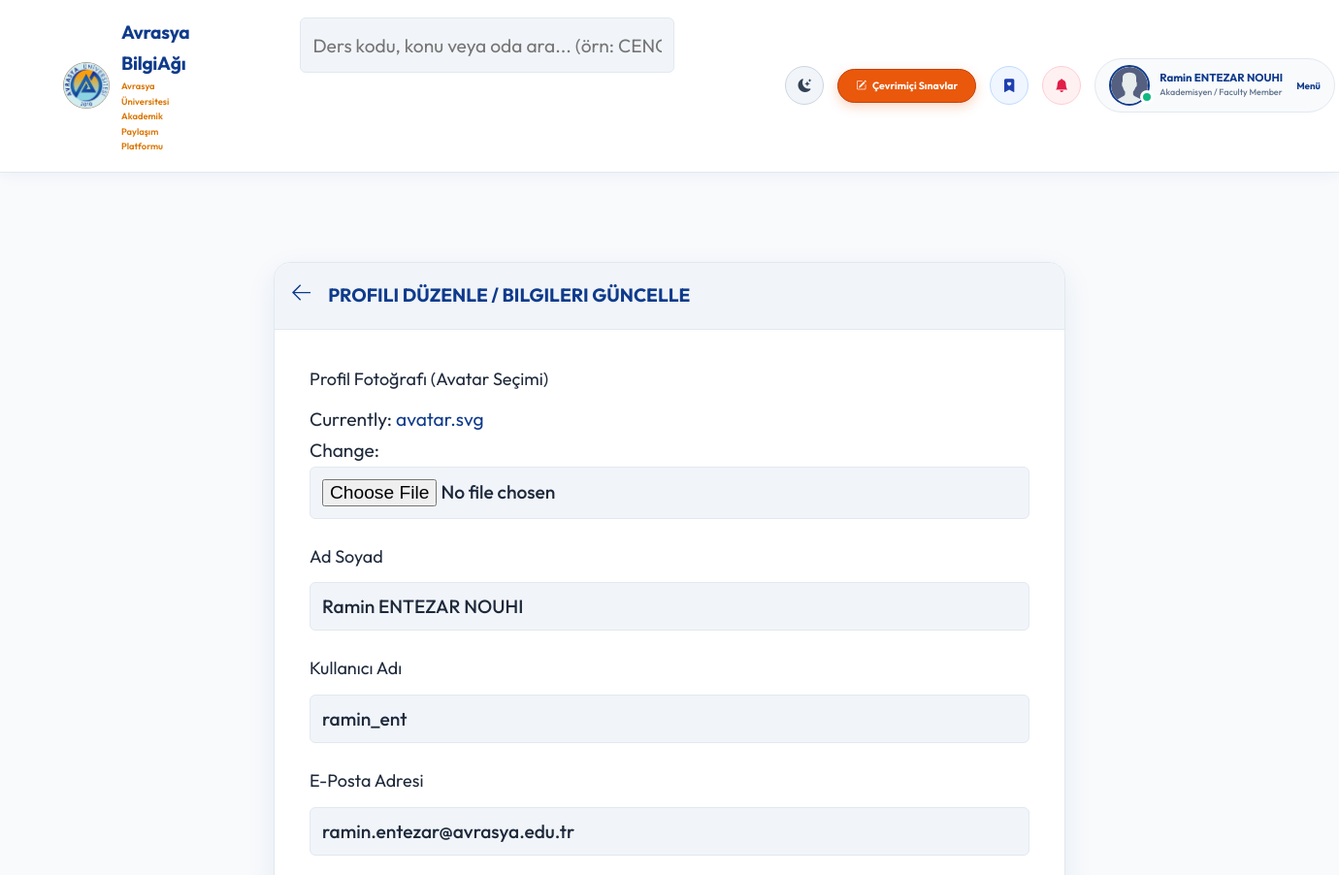
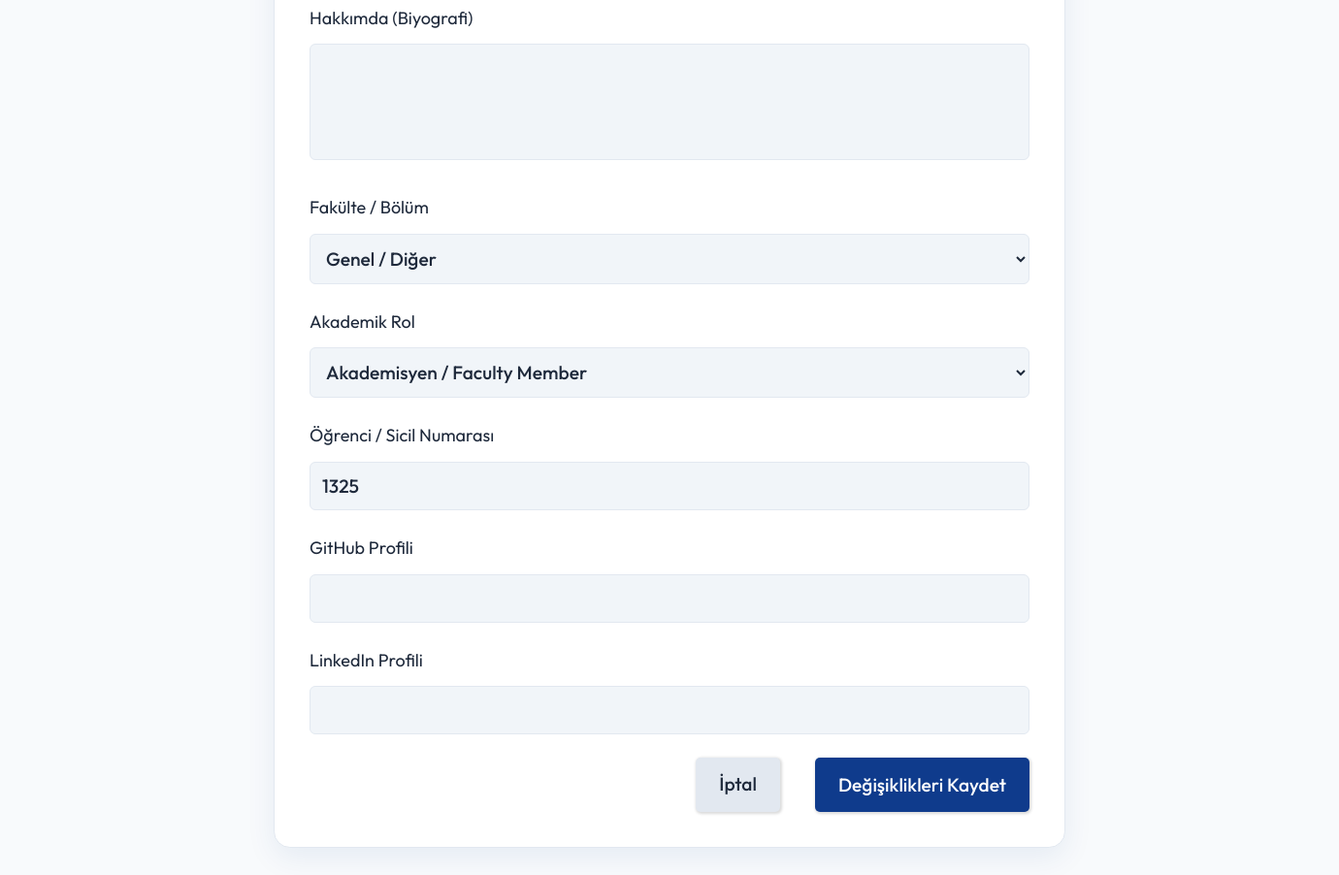
The app's page /update-user/ (signed in) with its own data (2 pictures, top to bottom).
### base/models.py (models this page shows)
class User(AbstractUser):
    name = models.CharField(max_length=200, null=True, verbose_name="Ad Soyad")
    email = models.EmailField(unique=True, null=True, verbose_name="E-Posta Adresi")
    bio = models.TextField(null=True, verbose_name="Hakkımda (Biyografi)")
    avatar = models.ImageField(null=True, default="avatar.svg", verbose_name="Profil Fotoğrafı (Avatar)")
    student_id = models.CharField(max_length=50, null=True, blank=True, verbose_name="Öğrenci / Sicil No")
    department = models.CharField(max_length=100, choices=DEPARTMENT_CHOICES, default='Genel / Diğer', verbose_name="Fakülte / Bölüm")
    role = models.CharField(max_length=20, choices=ROLE_CHOICES, default='student', verbose_name="Akademik Rol")
    github_link = models.URLField(max_length=255, null=True, blank=True, verbose_name="GitHub Profili")
    linkedin_link = models.URLField(max_length=255, null=True, blank=True, verbose_name="LinkedIn Profili")
    objects = CustomUserManager()
    USERNAME_FIELD = 'email'
    REQUIRED_FIELDS = ['username']
    @property
    def unread_notifications_count(self):
        return self.notifications.filter(is_read=False).count()
    @property
    def unread_notifications(self):
        return self.notifications.filter(is_read=False)

### base/views.py (the view)
# urls.py: path('update-user/', views.updateUser, name="update-user"),
@login_required(login_url='login')
def updateUser(request):
    user = request.user
    form = UserForm(instance=user)
    if request.method == 'POST':
        form = UserForm(request.POST, request.FILES, instance=user)
        if form.is_valid():
            form.save()
            return redirect('user-profile', pk=user.id)
    return render(request, 'base/update-user.html', {'form': form})

### base/forms.py (shortened to what this page needs)
class UserForm(ModelForm):
    class Meta:
        model = User
        fields = ['avatar', 'name', 'username', 'email', 'bio', 'department', 'role', 'student_id', 'github_link', 'linkedin_link']
        labels = {
            'avatar': 'Profil Fotoğrafı (Avatar Seçimi)',
            'name': 'Ad Soyad',
            'username': 'Kullanıcı Adı',
            'email': 'E-Posta Adresi',
            'bio': 'Hakkımda (Biyografi)',
            'department': 'Fakülte / Bölüm',
            'role': 'Akademik Rol',
            'student_id': 'Öğrenci / Sicil Numarası',
            'github_link': 'GitHub Profili',
            'linkedin_link': 'LinkedIn Profili',
        }

### base/templates/base/update-user.html (shortened to what this page needs)
{% extends 'main.html' %}
{% block content %}
<main class="update-account layout">
  <div class="container">
    <div class="layout__box">
      <div class="layout__boxHeader">
        <div class="layout__boxTitle">
          <a href="{% url 'home' %}">
            <svg version="1.1" xmlns="http://www.w3.org/2000/svg" width="32" height="32" viewBox="0 0 32 32">
              <title>arrow-left</title>
              <path
                d="M13.723 2.286l-13.723 13.714 13.719 13.714 1.616-1.611-10.96-10.96h27.625v-2.286h-27.625l10.965-10.965-1.616-1.607z">
              </path>
            </svg>
          </a>
          <h3>Profili Düzenle / Bilgileri Güncelle</h3>
        </div>
      </div>
      <div class="layout__body">
        <form class="form" action="" method="POST" enctype="multipart/form-data">
          {% for field in form %}
          <div class="form__group">
            <label for="profile_pic">{{field.label}}</label>
            {{field}}
          </div>
          {% endfor %}
          <div class="form__action">
            <a class="btn btn--dark" href="{% url 'home' %}">İptal</a>
            <button class="btn btn--main" type="submit">Değişiklikleri Kaydet</button>
          </div>
        </form>
      </div>
    </div>
  </div>
</main>
{% endblock content %}

### templates/navbar.html (shortened to what this page needs)
{% load static %}
<header class="header header--loggedIn">
    <div class="container">
        <a href="{% url 'home' %}" class="header__logo" style="display: flex; align-items: center; gap: 12px; text-decoration: none;">
            <img src="{% static 'images/avrasya_logo.png' %}" alt="Avrasya University Logo" style="width: 48px; height: 48px; object-fit: contain; background: transparent; border: none; border-radius: 50%;" />
            <div>
                <h1 style="margin:0; font-weight:700; color:#0f3b8c; letter-spacing: -0.3px;">Avrasya BilgiAğı</h1>
                <span style="font-size:0.78rem; color:#d97706; font-weight:600; display:block;">Avrasya Üniversitesi Akademik Paylaşım Platformu</span>
            </div>
        </a>
        <form class="header__search" method="GET" action="{% url 'home' %}">
            <label>
                <input name="q" placeholder="Ders kodu, konu veya oda ara... (örn: CENG201)" class="navbar-search-input" />
            </label>
        </form>
        <nav class="header__menu" style="display: flex; align-items: center; gap: 14px;">
            <button id="themeToggleBtn" onclick="toggleTheme()" title="Gece / Gündüz Modu" style="background: #f1f5f9; border: 1px solid #cbd5e1; width: 40px; height: 40px; border-radius: 50%; display: flex; align-items: center; justify-content: center; cursor: pointer; font-size: 1.15rem; transition: all 0.2s ease; color: #334155;">
                <i class="bi bi-moon-stars-fill"></i>
            </button>
            <a href="{% url 'quizzes' %}" style="display: inline-flex; align-items: center; gap: 6px; background: #ea580c; color: #ffffff; border: 1px solid #c2410c; padding: 8px 18px; border-radius: 50px; font-weight: 700; font-size: 0.88rem; text-decoration: none; white-space: nowrap; box-shadow: 0 4px 12px rgba(234, 88, 12, 0.25);">
                <i class="bi bi-pencil-square"></i> Çevrimiçi Sınavlar
            </a>
            {% if request.user.is_authenticated %}
            <a href="{% url 'saved-resources' %}" title="Kaydedilen Materyallerim" style="display: flex; align-items: center; justify-content: center; background: #eff6ff; border: 1px solid #bfdbfe; color: #1e40af; width: 40px; height: 40px; border-radius: 50%; text-decoration: none; font-size: 1.15rem;">
                <i class="bi bi-bookmark-heart-fill"></i>
            </a>
            <div style="position: relative;">
                <button onclick="const m=document.getElementById('notifModal'); m.style.display = m.style.display === 'none' ? 'block' : 'none';" title="Bildirimler" style="background: #fff1f2; border: 1px solid #fecdd3; color: #e11d48; width: 40px; height: 40px; border-radius: 50%; cursor: pointer; font-size: 1.15rem; display: flex; align-items: center; justify-content: center; position: relative;">
                    <i class="bi bi-bell-fill"></i>
                </button>
            </div>
            <div class="header__user" style="display: flex; align-items: center; gap: 14px; background: #f8fafc; border: 1px solid #e2e8f0; padding: 6px 14px; border-radius: 50px;">
                <a href="{% url 'update-user' %}" style="display: flex; align-items: center; gap: 10px; text-decoration: none;">
                    <div class="avatar avatar--medium active">
                        <img src="{{request.user.avatar.url}}" style="width: 38px; height: 38px; border-radius: 50%; object-fit: cover;" />
                    </div>
                    <div>
                        <p style="margin: 0; font-weight: 700; color: #0f3b8c; line-height: 1.2; font-size: 0.95rem; white-space: nowrap;">{{request.user.name|default:request.user.username}}</p>
                        <span style="font-size: 0.75rem; color: #64748b; font-weight: 500; display: block; white-space: nowrap;">{{request.user.get_role_display}}</span>
                    </div>
                </a>
                <button class="dropdown-button" style="background: transparent; border: none; cursor: pointer; font-weight: 700; color: #0f3b8c; font-size: 0.82rem;">
                    Menü
                </button>
            </div>
            {% endif %}
        </nav>
</header>

### records on screen
User: user.avatar (placeholder picture), user.name "Ramin ENTEZAR NOUHI", user.role "Akademisyen / Faculty Member", form "Ramin ENTEZAR NOUHI" "ramin_ent" "ramin.entezar@avrasya.edu.tr" "Genel / Diğer" "Akademisyen / Faculty Member" "1325"

### other values on screen
{{ field.label }} "Profil Fotoğrafı (Avatar Seçimi)" "Ad Soyad" "Kullanıcı Adı" "E-Posta Adresi" "Hakkımda (Biyografi)" "Fakülte / Bölüm" "Akademik Rol" "Öğrenci / Sicil Numarası" "GitHub Profili" "LinkedIn Profili"
